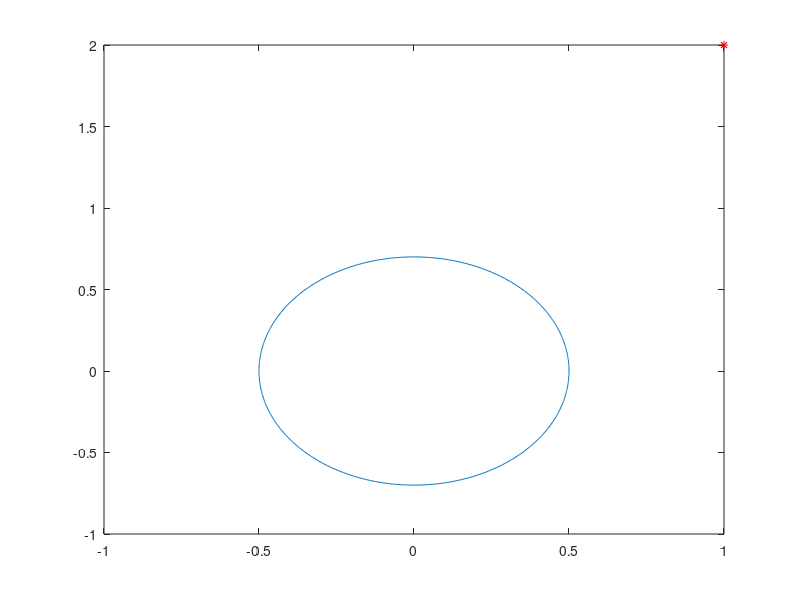

The MATLAB script that drew this image: (Note: this script raises an error after producing the figure.)
clear all
close all

%Ellispe

P_x = 1;
P_y = 2;

plot(P_x,P_y,'r*')
hold on

a = 0.5;
b = 0.7;

% vertical radius
x0=0; % x0,y0 ellipse centre coordinates
y0=0;
t=-pi:0.01:pi;
x=x0+a*cos(t);
y=y0+b*sin(t);
plot(x,y)

t_Q = angle_tangent_ellipse_V2(a,b,P_x,P_y);

%t_Q = angle_tangent_ellipse(a,b,P_x,P_y);


Q_x=x0+a*cos(t_Q);
Q_y=y0+b*sin(t_Q);
plot(Q_x,Q_y,'g*');

line([P_x Q_x],[P_y Q_y])

S_x = -1.1;
S_y = -1.5;

plot(S_x,S_y,'r*')
hold on

t_T = angle_tangent_ellipse_V2(a,b,S_x,S_y);

T_x=x0+a*cos(t_T);
T_y=y0+b*sin(t_T);
plot(T_x,T_y,'g*');

line([S_x T_x],[S_y T_y])
